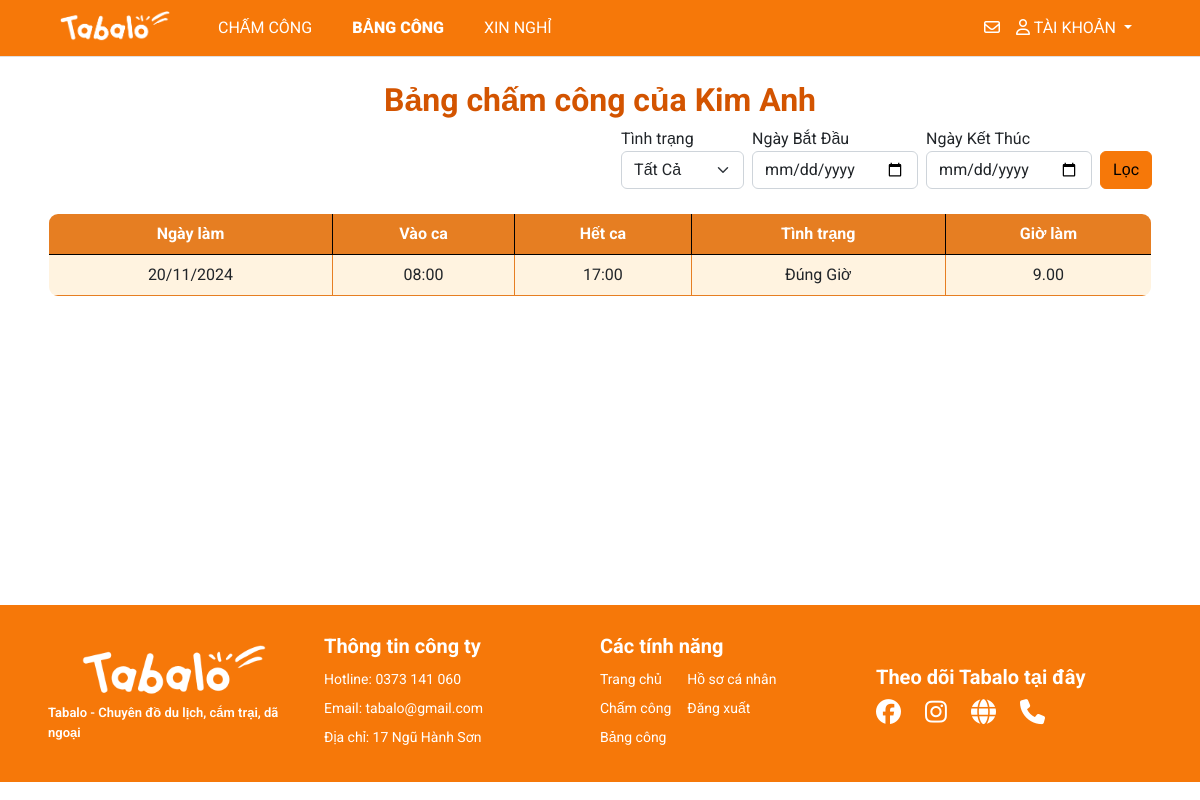
The app's page /sheet/1kimanh/ (signed in) with its own data.
### myapp/models.py (models this page shows, shortened)
class Sheet(models.Model):
    user=models.ForeignKey(User,on_delete=models.CASCADE)
    date=models.DateField()
    checkin=models.TimeField()
    checkout=models.TimeField(blank=True, null=True)
    work_hour=models.DecimalField(max_digits=5, decimal_places=2, blank=True, null=True)
    status=models.CharField(max_length=20, choices=[('Đúng Giờ', 'Đúng Giờ'), ('Đến Muộn', 'Đến Muộn')], default='Đúng Giờ')
    ot = models.IntegerField(null=True, blank=True, default=1)
    late_time = models.IntegerField(null=True, blank=True, default=0)  # Add late_time field

### myapp/views.py (the view)
# urls.py: path('sheet/', views.main_sheet, name='main-sheet'),
def sheet(request, username):
    try:
        user = User.objects.get(username=username)
    except User.DoesNotExist:
        user = None
    if user and request.user.is_authenticated:
        if request.user.username == username:
            title = f'Bảng chấm công {username}'
            sheets = Sheet.objects.filter(user=user).order_by('-date')
            sheets.total_hour = sheets.aggregate(total_hour=Sum('work_hour'))['total_hour']
            sheets.count_late = sheets.filter(status='Muộn').count()
            status = request.GET.get('status', '')
            start_date = request.GET.get('start-date', '')
            end_date = request.GET.get('end-date', '')
            if status:
                sheets = sheets.filter(status=status)
            if start_date and end_date:
                sheets = sheets.filter(date__range=[start_date, end_date])
            elif start_date:
                sheets = sheets.filter(date__range=[start_date, datetime.now().date()])
            elif end_date:
                sheets = sheets.filter(date__range=[datetime.now().date(), end_date])
            context = {'title': title,
                        'start_date': start_date,
                        'end_date': end_date,
                        'status': status,
                       'sheets': sheets}
            return render(request, 'pages/sheet.html', context)
        else:
            messages.warning(request, 'Hãy vào tài khoản của mình để xem')
            return redirect('sheet', username=request.user.username)
    else:
        messages.error(request, 'Vui lòng đăng nhập')
        return redirect('home')

### management/context_processors.py (called while the page is built)
def pending_dayoff(request):
  count_pending = DayOffRequest.objects.filter(status='pending').count()
  return {'count_pending': count_pending}

### templates/pages/sheet.html (shortened to what this page needs)
{% extends '../layouts/base.html' %}
{% block main %}
<br>
<h1 style="text-align: center; font-size: 2rem; font-weight: bold; color: #D35400;">Bảng chấm công của {{ request.user.first_name }} {{ request.user.last_name }}</h1>
{% include 'partials/filter_sheet.html' %}
<br>
<table class="table table-hover table-bordered custom-border" style="border-radius: 10px; overflow: hidden;">
  <thead class="bg-tab text-white" style="background-color: #E67E22;">
    <tr>
      <th scope="col" class="text-center" style="vertical-align: middle;">Ngày làm</th>
      <th scope="col" class="text-center" style="vertical-align: middle;">Vào ca</th>
      <th scope="col" class="text-center" style="vertical-align: middle;">Hết ca</th>
      <th scope="col" class="text-center" style="vertical-align: middle;">Tình trạng</th>
      <th scope="col" class="text-center" style="vertical-align: middle;">Giờ làm</th>
    </tr>
  </thead>
  <tbody>
    {% for sheet in sheets %}
    <tr style="transition: background-color 0.3s;">
      <td class="text-center align-middle border-cell">{{ sheet.date|date:"d/m/Y" }}</td>
      <td class="text-center align-middle border-cell">{{ sheet.checkin|date:"H:i" }}</td>
      <td class="text-center align-middle border-cell">{{ sheet.checkout|date:"H:i" }}</td>
      <td class="text-center align-middle border-cell">{{ sheet.status }}</td>
      <td class="text-center align-middle border-cell">{{ sheet.work_hour }}</td>
    </tr>
    {% endfor %}
  </tbody>
</table>
<br>
{% endblock %}

### static/styles/style.css (style rules this page uses)
.bg-tab { background-color: #FF983E !important; }
table { border-collapse: collapse; border: 1px solid #000 !important; }
table th, table td { border: 1px solid #000000; }

### templates/pages/sheet.html (style rules this page uses)
.table-bordered tbody tr:nth-child(odd) { background-color: #FFF3E0; }
.bg-tab { background-color: #E67E22 !important; color: white !important; }
.custom-border { border: 3px solid #E67E22; border-radius: 10px; }
.border-cell { border: 1px solid #E67E22; }
.table-bordered tbody tr:last-child { border-bottom: 2px solid #E67E22; }

### records on screen
Sheet: date "20/11/2024", checkin "08:00", checkout "17:00", status "Đúng Giờ", work_hour "9.00"

### other values on screen
{{ request.user.first_name }} "Kim"
{{ request.user.last_name }} "Anh"
